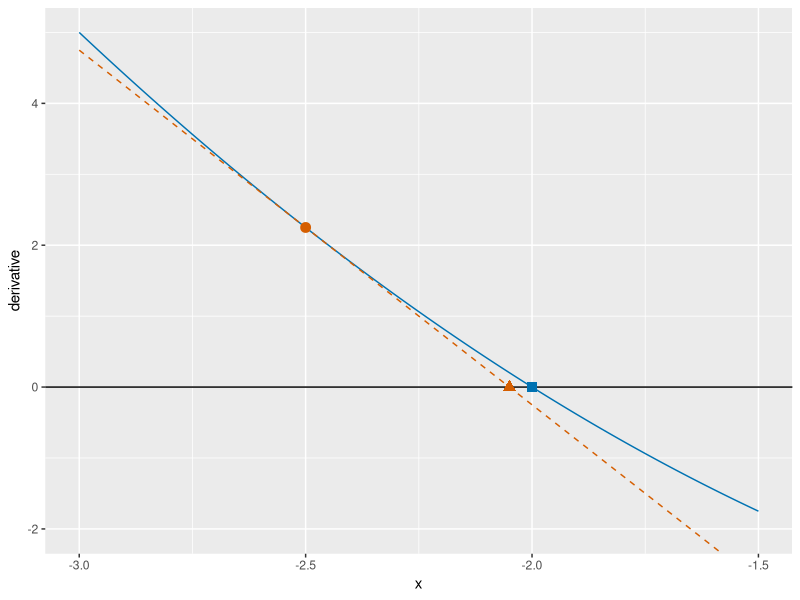

Source code (R):
## ---- chunk 1
#| label: gradient-linear-approximation-r
#| fig-alt: >-
#|   The derivative x squared minus 4 for x from minus 3 to minus 1.5 (blue),
#|   its tangent line at minus 2.5 (dashed vermilion, with a circle at the
#|   point of tangency, height 2.25) and a horizontal line at 0. The tangent
#|   line crosses 0 at minus 2.05 (vermilion triangle), near the root minus 2
#|   of the derivative (blue square).
#| fig-height: 4
#| fig-width: 6
gla_x <- seq(-3, -1.5, length.out = 301)
gla_deriv <- gla_x^2 - 4
gla_line <- 2.25 - 5 * (gla_x + 2.5)
gla_curve <- tibble::tibble(x = gla_x, y = gla_deriv)
gla_tangent <- tibble::tibble(x = gla_x, y = gla_line)
gla_start <- tibble::tibble(x = -2.5, y = 2.25)
gla_step <- tibble::tibble(x = -2.05, y = 0)
gla_root <- tibble::tibble(x = -2, y = 0)
gla_ylim <- c(-2, 5)
gla_curve |>
  ggplot2::ggplot() +
  ggplot2::aes(x = x, y = y) +
  ggplot2::geom_hline(yintercept = 0) +
  ggplot2::geom_line(colour = "#0072B2") +
  ggplot2::geom_line(
    data = gla_tangent, colour = "#D55E00", linetype = "dashed"
  ) +
  ggplot2::geom_point(data = gla_start, colour = "#D55E00", size = 3) +
  ggplot2::geom_point(
    data = gla_step, colour = "#D55E00", size = 3, shape = 17
  ) +
  ggplot2::geom_point(
    data = gla_root, colour = "#0072B2", size = 3, shape = 15
  ) +
  ggplot2::coord_cartesian(ylim = gla_ylim) +
  ggplot2::labs(x = "x", y = "derivative")
